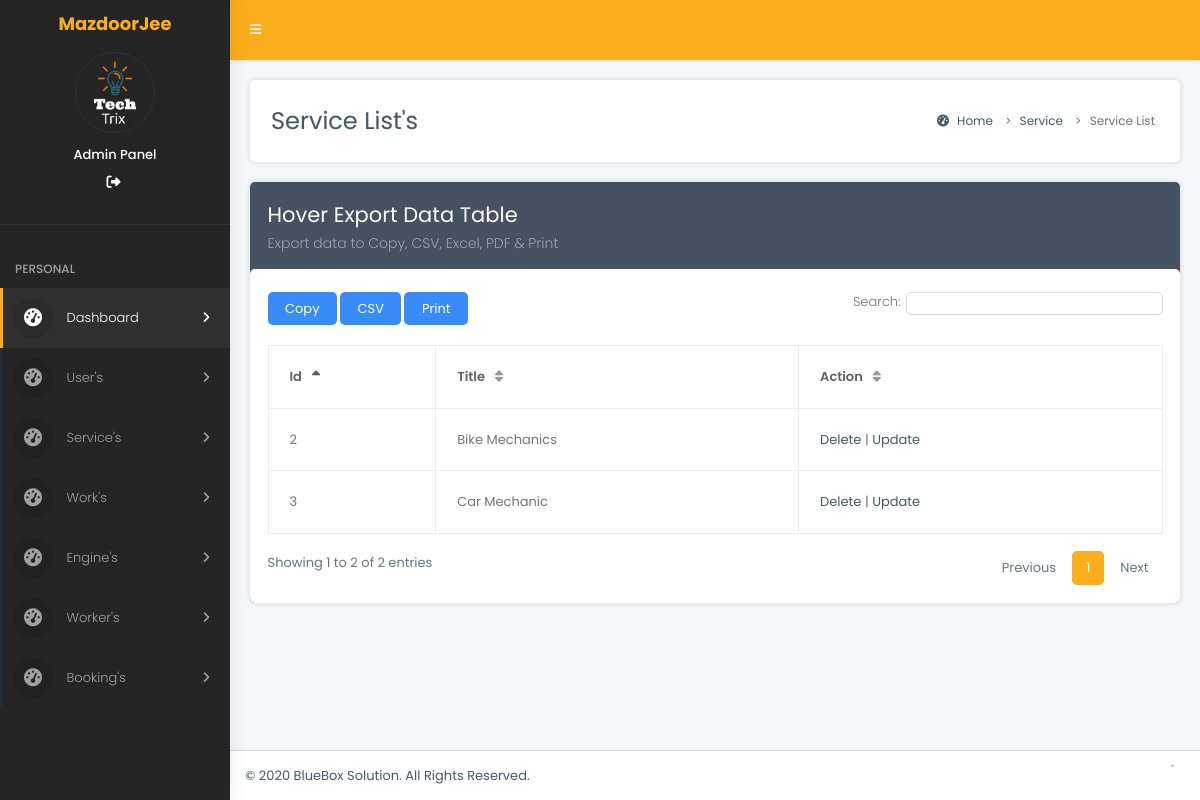
Screenshot of /Connect-Essential/admin_panel/service_list.php (signed in) with the database file from the repository.
### tables this page shows
CREATE TABLE `tbl_service` (
  `service_id` int(11) NOT NULL,
  `service_title` text NOT NULL
);

### Connect-Essential/admin_panel/service_list.php (the view, shortened to what this page needs)
<?php
include("header.php");
?>
  <div class="content-wrapper">
    <section class="content-header">
      <h1>
        Service List's
      </h1>
      <ol class="breadcrumb">
        <li class="breadcrumb-item"><a href="#"><i class="fa fa-dashboard"></i> Home</a></li>
        <li class="breadcrumb-item"><a href="#">Service</a></li>
        <li class="breadcrumb-item active">Service List</li>
      </ol>
    </section>
    <section class="content">
      <div class="row">
        <div class="col-12">
          <div class="box box-solid bg-dark">
            <div class="box-header with-border">
              <h3 class="box-title">Hover Export Data Table</h3>
              <h6 class="box-subtitle">Export data to Copy, CSV, Excel, PDF & Print</h6>
            </div>
            <div class="box-body">
				<div class="table-responsive">
				  <table id="example" class="table table-bordered table-hover display nowrap margin-top-10 w-p100">
					<thead>
						<tr>
							<th>Id</th>
              <th>Title</th>
						<th>Action</th>
						</tr>
					</thead>
					<tbody>
<?php
$feth_user="select * from tbl_service ";
$run_us=mysqli_query($con,$feth_user);
while($rows=mysqli_fetch_array($run_us))
{
$service_id=$rows['service_id'];
$service_title=$rows['service_title'];
echo "
							<td>$service_id</td>
							<td>$service_title</td>
       <td>
       <a href='?iids=$service_id'>Delete</a>
|
 <a href='?iid=$service_id'>Update </a>
							</td>
						</tr>
";
}
?>
					</tbody>
				</table>
				</div>
            </div>
          </div>
        </div>
      </div>
    </section>
  </div>
  <?php include("footer.php");?>

### Connect-Essential/admin_panel/css/skins/_all-skins.css (style rules this page uses)
.skin-yellow .content-header { background: #ffffff; -webkit-box-shadow: 1px 0 5px rgba(0, 0, 0, 0.1); box-shadow: 1px 0 5px rgba(0, 0, 0, 0.1); }
.skin-yellow .content { background: #f4f6f9; }

### rows the page displays
tbl_service: service_id "2", service_title "Bike Mechanics"
tbl_service: service_id "3", service_title "Car Mechanic"
